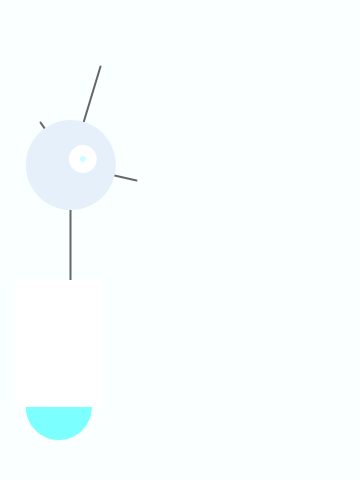
Frame 1 (no input)
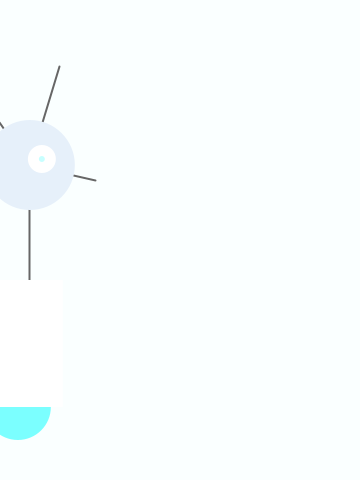
Frame 60 (the mouse pressed at the canvas centre just before this capture)
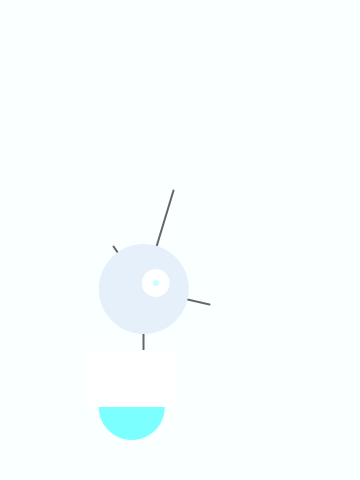
Frame 120 (the mouse held since frame 60 and released just before this capture)

The Processing sketch that drew these frames (run headless with seeded random() and noise(); from frame 60 on, the mouse is pressed at the canvas centre):

// Processing sketch: processing_101818
// ── processing_101818.pde

float x = 60; // X-coordinate
float y = 440; // Y-coordinate
int radius = 45; // Head Radius
int bodyHeight = 160; // Body Height
int neckHeight = 70; // Neck Height
float easing = 0.02;
void setup() {
size(360, 480);
smooth();
strokeWeight(2);
ellipseMode(RADIUS);
}
void draw() {
int targetX = mouseX;
x += (targetX - x) * easing;
if (mousePressed) {
neckHeight = 16;
bodyHeight = 90;
} else {
neckHeight = 70;
bodyHeight = 160;
}
float ny = y - bodyHeight - neckHeight - radius;
background(250, 500, 750);
// Neck
stroke(102);
line(x+12, y-bodyHeight, x+12, ny);
// Antennae
line(x+12, ny, x-18, ny-43);
line(x+12, ny, x+42, ny-99);
line(x+12, ny, x+78, ny+15);
// Body
noStroke();
fill(123, 340, 567);
ellipse(x, y-33, 33, 33);
fill(345, 581, 678);
rect(x-45, y-bodyHeight, 90, bodyHeight-33);
// Head
fill(230, 240, 250);
ellipse(x+12, ny, radius, radius);
fill(789, 890, 901);
ellipse(x+24, ny-6, 14, 14);
fill(200, 300, 400);
ellipse(x+24, ny-6, 3, 3);
}
